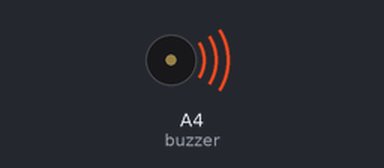
Recording of a sketch running on a simulated Arduino Uno, built with avr-gcc and run on an emulated ATmega328P. On the bench: buzzer (waves = sounding).

Above: at 0.1 s.
At 39.4 s:
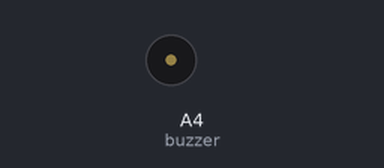
Timing chart, 0 to 40.0 s (numbered marks = the images above):
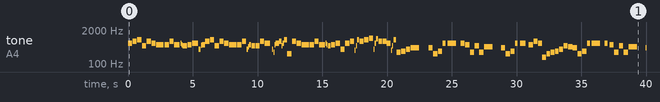

The sketch:

______-_____.ino
```cpp
// 千恋＊万花 OST 花鸟风月

#include <avr/pgmspace.h>

#define NOTE_B0  31
#define NOTE_C1  33
#define NOTE_CS1 35
#define NOTE_D1  37
#define NOTE_DS1 39
#define NOTE_E1  41
#define NOTE_F1  44
#define NOTE_FS1 46
#define NOTE_G1  49
#define NOTE_GS1 52
#define NOTE_A1  55
#define NOTE_AS1 58
#define NOTE_B1  62
#define NOTE_C2  65
#define NOTE_CS2 69
#define NOTE_D2  73
#define NOTE_DS2 78
#define NOTE_E2  82
#define NOTE_F2  87
#define NOTE_FS2 93
#define NOTE_G2  98
#define NOTE_GS2 104
#define NOTE_A2  110
#define NOTE_AS2 117
#define NOTE_B2  123
#define NOTE_C3  131
#define NOTE_CS3 139
#define NOTE_D3  147
#define NOTE_DS3 156
#define NOTE_E3  165
#define NOTE_F3  175
#define NOTE_FS3 185
#define NOTE_G3  196
#define NOTE_GS3 208
#define NOTE_A3  220
#define NOTE_AS3 233
#define NOTE_B3  247
#define NOTE_C4  262
#define NOTE_CS4 277
#define NOTE_D4  294
#define NOTE_DS4 311
#define NOTE_E4  330
#define NOTE_F4  349
#define NOTE_FS4 370
#define NOTE_G4  392
#define NOTE_GS4 415
#define NOTE_A4  440
#define NOTE_AS4 466
#define NOTE_B4  494
#define NOTE_C5  523
#define NOTE_CS5 554
#define NOTE_D5  587
#define NOTE_DS5 622
#define NOTE_E5  659
#define NOTE_F5  698
#define NOTE_FS5 740
#define NOTE_G5  784
#define NOTE_GS5 831
#define NOTE_A5  880
#define NOTE_AS5 932
#define NOTE_B5  988
#define NOTE_C6  1047
#define NOTE_CS6 1109
#define NOTE_D6  1175
#define NOTE_DS6 1245
#define NOTE_E6  1319
#define NOTE_F6  1397
#define NOTE_FS6 1480
#define NOTE_G6  1568
#define NOTE_GS6 1661
#define NOTE_A6  1760
#define NOTE_AS6 1865
#define NOTE_B6  1976
#define NOTE_C7  2093
#define NOTE_CS7 2217
#define NOTE_D7  2349
#define NOTE_DS7 2489
#define NOTE_E7  2637
#define NOTE_F7  2794
#define NOTE_FS7 2960
#define NOTE_G7  3136
#define NOTE_GS7 3322
#define NOTE_A7  3520
#define NOTE_AS7 3729
#define NOTE_B7  3951
#define NOTE_C8  4186
#define NOTE_CS8 4435
#define NOTE_D8  4699
#define NOTE_DS8 4978
#define NOTE_E8  5274
#define NOTE_F8  5588
#define NOTE_FS8 5920
#define NOTE_G8  6272
#define NOTE_GS8 6645
#define NOTE_A8  7074
#define NOTE_AS8 7459
#define NOTE_B8  7902
#define REST 0

float tempo = 82;
int buzzer = A4;

const float melody[] PROGMEM = {

NOTE_DS5,8,NOTE_FS5,8,NOTE_GS5,8,NOTE_B4,8,NOTE_FS5,8,NOTE_DS5,8,NOTE_CS5,4.5,NOTE_CS5,8,NOTE_FS5,8,NOTE_CS5,6,NOTE_DS5,32,NOTE_CS5,32,NOTE_B4,8,NOTE_CS5,8,NOTE_DS5,6,NOTE_FS4,16,
NOTE_C5,32,NOTE_CS5,12,NOTE_FS5,8,NOTE_GS5,8,NOTE_B4,8,NOTE_FS5,8,NOTE_DS5,8,NOTE_CS5,4.5,NOTE_CS5,8,NOTE_FS5,8,NOTE_FS4,32,NOTE_AS4,32,NOTE_CS5,16,NOTE_B4,9,NOTE_B4,9,NOTE_FS5,8,NOTE_DS5,6.4,REST,24,
NOTE_FS4,32,NOTE_CS4,32,NOTE_CS5,32,NOTE_DS5,-16,NOTE_FS5,16,NOTE_B4,32,NOTE_DS5,32,NOTE_GS5,12,NOTE_B3,8,NOTE_FS5,8,NOTE_DS5,8,NOTE_CS5,4.5,NOTE_CS5,8,NOTE_FS5,8,NOTE_CS5,6,NOTE_DS5,32,NOTE_CS5,32,NOTE_B4,12,NOTE_CS5,8,NOTE_DS5,8,NOTE_FS4,8,NOTE_DS5,8,NOTE_FS5,8,NOTE_E4,32,NOTE_B4,32,NOTE_GS5,16,NOTE_FS5,8,NOTE_GS5,8,NOTE_B5,8,NOTE_FS4,32,NOTE_DS5,32,NOTE_AS5,16,NOTE_FS5,9,NOTE_FS5,9,NOTE_DS5,9,NOTE_E4,32,NOTE_B4,32,NOTE_GS5,12,
NOTE_CS4,8,NOTE_DS4,8,NOTE_FS4,8,NOTE_GS4,4,REST,-8,REST,32,
NOTE_GS4,8,NOTE_B3,8,NOTE_DS4,8,NOTE_DS5,12,REST,24,NOTE_DS5,4,REST,-16,NOTE_DS5,8,NOTE_CS5,8,NOTE_CS4,8,NOTE_B4,8,NOTE_CS4,8,NOTE_AS4,4,REST,6,REST,32,
NOTE_GS4,8,NOTE_B3,8,NOTE_DS4,8,NOTE_DS5,16,REST,16,NOTE_DS5,6,REST,16,NOTE_CS5,8,NOTE_FS5,8,NOTE_DS5,9,NOTE_FS3,9,NOTE_B3,9,NOTE_CS4,9,NOTE_DS4,9,NOTE_FS4,9,NOTE_B4,8,NOTE_AS4,8,NOTE_GS4,8,NOTE_B3,8,NOTE_DS4,8,NOTE_DS5,12,REST,24,NOTE_DS5,4,REST,-16,NOTE_DS5,12,REST,24,NOTE_CS5,8,NOTE_CS4,8,NOTE_B4,8,NOTE_CS4,8,NOTE_AS4,4,REST,6,REST,32,
NOTE_GS4,8,NOTE_FS4,8,NOTE_GS4,8,NOTE_B4,8,NOTE_AS5,16,NOTE_CS4,16,NOTE_AS3,8,NOTE_GS4,8,NOTE_FS4,8,NOTE_GS4,8,NOTE_DS3,8,NOTE_GS3,8,NOTE_DS3,8,NOTE_B3,4,REST,-8,
NOTE_DS5,8,NOTE_CS5,8,NOTE_DS5,8,NOTE_FS5,8,NOTE_DS6,8,NOTE_CS6,8,NOTE_GS5,8,NOTE_GS4,-16,NOTE_AS4,8,NOTE_GS4,8,NOTE_AS3,8,NOTE_CS5,16,REST,32,NOTE_B4,32,NOTE_DS5,32,NOTE_B5,8,REST,16,NOTE_CS5,32,NOTE_GS5,32,NOTE_CS6,8,REST,32,NOTE_DS5,8,
NOTE_CS5,8,NOTE_DS5,8,NOTE_FS5,8,NOTE_DS6,8,NOTE_CS6,8,NOTE_GS5,8,NOTE_GS4,-16,NOTE_B4,8,NOTE_CS5,8,NOTE_DS5,8,NOTE_FS5,16,REST,32,NOTE_B5,32,NOTE_DS5,32,NOTE_B5,8,REST,16,NOTE_AS5,32,NOTE_CS6,32,NOTE_AS6,8,REST,16,NOTE_DS5,32,NOTE_B5,32,NOTE_GS6,16,
NOTE_CS5,8,NOTE_DS5,8,NOTE_FS5,16,REST,32,NOTE_DS6,8,NOTE_CS6,8,NOTE_GS5,8,NOTE_GS4,8,NOTE_AS4,8,NOTE_GS4,-16,NOTE_AS5,32,NOTE_FS6,12,NOTE_CS5,16,REST,16,NOTE_FS5,32,NOTE_DS6,8,REST,16,NOTE_CS6,32,NOTE_DS6,32,NOTE_CS5,6,REST,32,
NOTE_GS5,8,NOTE_CS5,8,NOTE_B5,8,NOTE_FS5,8,NOTE_CS6,8,NOTE_AS3,8,NOTE_AS5,8,NOTE_FS5,16,NOTE_B4,32,NOTE_DS5,32,NOTE_GS5,12,NOTE_DS4,8,NOTE_FS4,8,NOTE_GS4,8,NOTE_B4,3,REST,8,
NOTE_GS4,8,NOTE_B3,8,NOTE_DS4,8,NOTE_DS5,12,REST,24,NOTE_DS5,8,NOTE_B3,8,NOTE_DS4,8,NOTE_DS5,-16,NOTE_CS5,8,NOTE_CS4,8,NOTE_B4,8,NOTE_CS4,8,NOTE_AS6,8,NOTE_B6,8,NOTE_AS6,8,NOTE_FS6,12,NOTE_DS6,32,NOTE_FS6,32,NOTE_DS6,16,NOTE_B3,8,NOTE_DS4,8,
NOTE_DS5,16,REST,16,NOTE_DS5,4.5,NOTE_CS5,8,NOTE_FS5,12,NOTE_FS4,32,NOTE_B4,32,NOTE_DS5,12,NOTE_FS5,8,NOTE_B5,8,NOTE_CS6,12,NOTE_DS6,8,NOTE_FS6,16,REST,32,NOTE_AS6,32,NOTE_B5,8,NOTE_AS6,8,NOTE_GS6,32,NOTE_AS6,32,NOTE_GS5,16,
NOTE_B3,8,NOTE_DS4,8,NOTE_DS6,12,REST,24,NOTE_DS6,4,REST,-16,NOTE_DS6,12,REST,24,NOTE_CS6,8,NOTE_CS4,8,NOTE_B5,8,NOTE_CS4,8,NOTE_AS5,-16,
NOTE_AS6,32,NOTE_B6,8,NOTE_AS6,8,NOTE_FS6,8,NOTE_DS6,32,NOTE_FS6,32,NOTE_DS6,16,NOTE_FS5,9,NOTE_GS5,9,NOTE_B5,9,
NOTE_AS5,9,NOTE_AS3,9,NOTE_GS5,9,NOTE_FS5,8,NOTE_GS5,8,NOTE_DS3,8,NOTE_GS3,8,NOTE_DS4,8,NOTE_GS4,8,REST,-16,
NOTE_DS5,8,NOTE_FS5,8,NOTE_GS5,8,NOTE_B4,8,NOTE_FS5,8,NOTE_DS5,8,NOTE_CS5,4.5,NOTE_CS5,8,NOTE_FS5,8,NOTE_CS5,6,NOTE_DS5,32,NOTE_CS5,32,NOTE_B4,8,NOTE_CS5,8,NOTE_DS5,6,NOTE_FS4,16,
NOTE_C5,32,NOTE_CS5,12,NOTE_FS5,8,NOTE_GS5,8,NOTE_B4,8,NOTE_FS5,8,NOTE_DS5,8,NOTE_CS5,4.5,NOTE_CS5,8,NOTE_FS5,8,NOTE_FS4,32,NOTE_AS4,32,NOTE_CS5,16,NOTE_B4,9,NOTE_B4,9,NOTE_FS5,8,NOTE_DS5,6.4,REST,24,
NOTE_FS4,32,NOTE_CS4,32,NOTE_CS5,32,NOTE_DS5,12,NOTE_FS5,16,NOTE_B4,32,NOTE_DS5,32,NOTE_GS5,12,NOTE_B3,8,NOTE_FS5,8,NOTE_DS5,8,NOTE_CS5,4.5,NOTE_CS5,8,NOTE_FS5,8,NOTE_CS5,6,NOTE_DS5,32,NOTE_CS5,32,NOTE_B4,12,NOTE_CS5,8,NOTE_DS5,8,NOTE_FS4,8,NOTE_DS5,8,NOTE_FS5,8,NOTE_E4,32,NOTE_B4,32,NOTE_GS5,16,NOTE_FS5,8,NOTE_GS5,8,NOTE_B5,8,NOTE_FS4,32,NOTE_DS5,32,NOTE_AS5,16,NOTE_FS5,9,NOTE_FS5,9,NOTE_DS5,9,NOTE_E4,32,NOTE_B4,32,NOTE_GS5,12,
NOTE_CS4,8,NOTE_DS4,8,NOTE_FS4,8,NOTE_GS4,4,REST,-8,REST,64,
NOTE_GS4,8,NOTE_B3,8,NOTE_DS4,8,NOTE_DS5,12,REST,24,NOTE_DS5,4,REST,-16,NOTE_DS5,8,NOTE_CS5,8,NOTE_CS4,8,NOTE_B4,8,NOTE_CS4,8,NOTE_AS4,4,REST,6,REST,32,
NOTE_GS4,8,NOTE_B3,8,NOTE_DS4,8,NOTE_DS5,16,REST,16,NOTE_DS5,6,REST,16,NOTE_CS5,8,NOTE_FS5,8,NOTE_DS5,9,NOTE_FS3,9,NOTE_B3,9,NOTE_CS4,9,NOTE_DS4,9,NOTE_FS4,9,NOTE_B4,8,NOTE_AS4,8,NOTE_GS4,8,NOTE_B3,8,NOTE_DS4,8,NOTE_DS5,12,REST,24,NOTE_DS5,4,REST,-16,NOTE_DS5,12,REST,24,NOTE_CS5,8,NOTE_CS4,8,NOTE_B4,8,NOTE_CS4,8,NOTE_AS4,4,REST,6,REST,32,
NOTE_GS4,8,NOTE_FS4,8,NOTE_GS4,8,NOTE_B4,8,NOTE_AS5,16,NOTE_CS4,16,NOTE_AS3,8,NOTE_GS4,8,NOTE_FS4,8,NOTE_GS4,8,NOTE_DS3,8,NOTE_GS3,8,NOTE_DS3,8,NOTE_B3,4,REST,-8,
NOTE_DS5,8,NOTE_CS5,8,NOTE_DS5,8,NOTE_FS5,8,NOTE_DS6,8,NOTE_CS6,8,NOTE_GS5,8,NOTE_GS4,-16,NOTE_AS4,8,NOTE_GS4,8,NOTE_AS3,8,NOTE_CS5,16,REST,32,NOTE_B4,32,NOTE_DS5,32,NOTE_B5,8,REST,16,NOTE_CS5,32,NOTE_GS5,32,NOTE_CS6,8,REST,32,NOTE_DS5,8,
NOTE_CS5,8,NOTE_DS5,8,NOTE_FS5,8,NOTE_DS6,8,NOTE_CS6,8,NOTE_GS5,8,NOTE_GS4,-16,NOTE_B4,8,NOTE_CS5,8,NOTE_DS5,8,NOTE_FS5,16,REST,32,NOTE_B5,32,NOTE_DS5,32,NOTE_B5,8,REST,16,NOTE_AS5,32,NOTE_CS6,32,NOTE_AS6,8,REST,16,NOTE_DS5,32,NOTE_B5,32,NOTE_GS6,16,
NOTE_CS5,8,NOTE_DS5,8,NOTE_FS5,16,REST,32,NOTE_DS6,8,NOTE_CS6,8,NOTE_GS5,8,NOTE_GS4,8,NOTE_AS4,8,NOTE_GS4,-16,NOTE_AS5,32,NOTE_FS6,12,NOTE_CS5,16,REST,16,NOTE_FS5,32,NOTE_DS6,8,REST,16,NOTE_CS6,32,NOTE_DS6,32,NOTE_CS5,6,REST,32,
NOTE_GS5,8,NOTE_CS5,8,NOTE_B5,8,NOTE_FS5,8,NOTE_CS6,8,NOTE_AS3,8,NOTE_AS5,8,NOTE_FS5,16,NOTE_B4,32,NOTE_DS5,32,NOTE_GS5,12,NOTE_DS4,8,NOTE_FS4,8,NOTE_GS4,8,NOTE_B4,3,REST,8,
NOTE_GS4,8,NOTE_B3,8,NOTE_DS4,8,NOTE_DS5,12,REST,24,NOTE_DS5,8,NOTE_B3,8,NOTE_DS4,8,NOTE_DS5,-16,NOTE_CS5,8,NOTE_CS4,8,NOTE_B4,8,NOTE_CS4,8,NOTE_AS6,8,NOTE_B6,8,NOTE_AS6,8,NOTE_FS6,12,NOTE_DS6,32,NOTE_FS6,32,NOTE_DS6,16,NOTE_B3,8,NOTE_DS4,8,
NOTE_DS5,16,REST,16,NOTE_DS5,4.5,NOTE_CS5,8,NOTE_FS5,12,NOTE_FS4,32,NOTE_B4,32,NOTE_DS5,12,NOTE_FS5,8,NOTE_B5,8,NOTE_CS6,12,NOTE_DS6,8,NOTE_FS6,16,REST,32,NOTE_AS6,32,NOTE_B5,8,NOTE_AS6,8,NOTE_GS6,32,NOTE_AS6,32,NOTE_GS5,16,
NOTE_B3,8,NOTE_DS4,8,NOTE_DS6,12,REST,24,NOTE_DS6,4,REST,-16,NOTE_DS6,12,REST,24,NOTE_CS6,8,NOTE_CS4,8,NOTE_B5,8,NOTE_CS4,8,NOTE_AS5,-16,
NOTE_AS6,32,NOTE_B6,8,NOTE_AS6,8,NOTE_FS6,8,NOTE_DS6,32,NOTE_FS6,32,NOTE_DS6,16,NOTE_FS5,9,NOTE_GS5,9,NOTE_B5,9,
NOTE_AS5,9,NOTE_AS3,9,NOTE_GS5,9,NOTE_FS5,8,NOTE_GS5,8,NOTE_DS3,8,NOTE_GS3,8,NOTE_DS4,8,NOTE_GS4,4,

};
int notes = sizeof(melody) / sizeof(melody[0]) / 2;
float wholenote = (60000.0 * 4.0) / tempo;

const float timingCompensation = 235.7714; // 補us
float compensationRemainder = 0.0;

void playMelody(const float melody[], int notes, float wholenote) {
  for (int thisNote = 0; thisNote < notes * 2; thisNote += 2) {

    int pitch = (int)pgm_read_float(&melody[thisNote]);
    float divider = pgm_read_float(&melody[thisNote + 1]);

    float noteDuration;

    if (divider > 0) {
      noteDuration = wholenote / divider;
    } else {
      noteDuration = wholenote / fabs(divider);
      noteDuration *= 1.5;
    }

    tone(buzzer, pitch, (unsigned long)(noteDuration * 0.9));

    delay((unsigned long)noteDuration);
    noTone(buzzer);

    float exactDelay = timingCompensation + compensationRemainder;

    unsigned int delayUs = (unsigned int)exactDelay;
    compensationRemainder = exactDelay - delayUs;

    delayMicroseconds(delayUs);
  }
}

void setup() {
  playMelody(melody, notes, wholenote);
}
void loop() {
  // 這首應該是我玩千戀萬花聽最多次的OST了 -2026/09/20
  //參考以下影片製作
  //https://www.youtube.com/watch?v=0qBhusWrTCY
}
```

Measured:
- by itself, tone on A4 (buzzer): plays 622 Hz for 0.33 s, 740 Hz for 0.33 s, 831 Hz for 0.33 s, 494 Hz for 0.33 s, 740 Hz for 0.33 s, 622 Hz for 0.33 s … (113 notes in this stretch)
